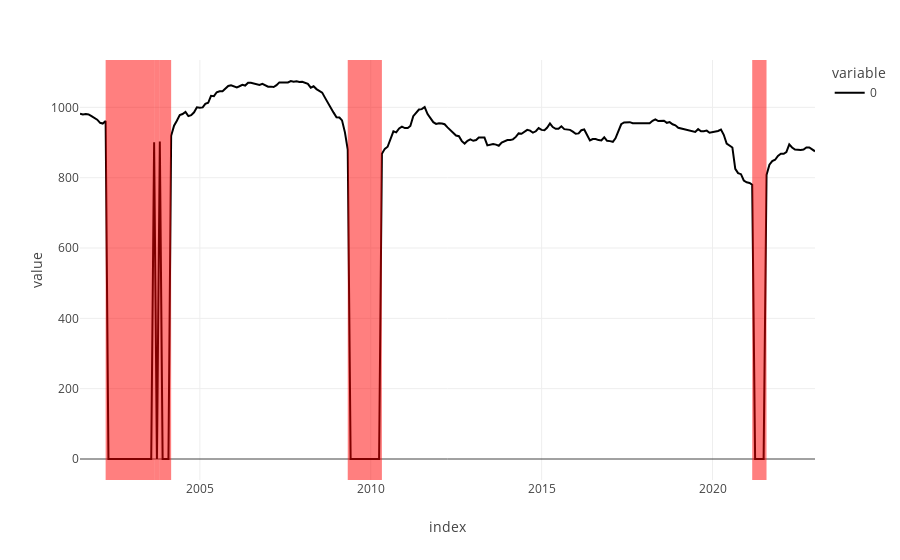

Here is the notebook cell this chart was saved with:
### Code cell
fig = px.line(na_counts)

for start, end in na_ranges.astype(str):
    print(start, type(start))
    fig.add_vrect(x0=start, x1=end, fillcolor='red', opacity=0.5, line_width=0)

fig.show()

### Figure 1 — Plotly figure (JSON) as saved in the notebook; plotly's stock layout.template omitted (floating-point values rounded to 4 significant figures; data arrays with more than 128 entries replaced by an {"elided": "..."} marker saying what was removed)
{"data": [{"hovertemplate": "variable=0<br>index=%{x}<br>value=%{y}<extra></extra>", "legendgroup": "0", "line": {"color": "#000001", "dash": "solid"}, "marker": {"symbol": "circle"}, "mode": "lines", "name": "0", "orientation": "v", "showlegend": true, "type": "scatter", "x": {"elided": "259 str values"}, "xaxis": "x", "y": {"elided": "259 int values"}, "yaxis": "y"}], "layout": {"legend": {"title": {"text": "variable"}, "tracegroupgap": 0}, "margin": {"t": 60}, "shapes": [{"fillcolor": "red", "line": {"width": 0}, "opacity": 0.5, "type": "rect", "x0": "2002-03-31T00:00:00.000000000", "x1": "2003-08-31T00:00:00.000000000", "xref": "x", "y0": 0, "y1": 1, "yref": "y domain"}, {"fillcolor": "red", "line": {"width": 0}, "opacity": 0.5, "type": "rect", "x0": "2003-08-31T00:00:00.000000000", "x1": "2003-10-31T00:00:00.000000000", "xref": "x", "y0": 0, "y1": 1, "yref": "y domain"}, {"fillcolor": "red", "line": {"width": 0}, "opacity": 0.5, "type": "rect", "x0": "2003-10-31T00:00:00.000000000", "x1": "2004-02-29T00:00:00.000000000", "xref": "x", "y0": 0, "y1": 1, "yref": "y domain"}, {"fillcolor": "red", "line": {"width": 0}, "opacity": 0.5, "type": "rect", "x0": "2009-04-30T00:00:00.000000000", "x1": "2010-04-30T00:00:00.000000000", "xref": "x", "y0": 0, "y1": 1, "yref": "y domain"}, {"fillcolor": "red", "line": {"width": 0}, "opacity": 0.5, "type": "rect", "x0": "2021-02-28T00:00:00.000000000", "x1": "2021-07-31T00:00:00.000000000", "xref": "x", "y0": 0, "y1": 1, "yref": "y domain"}], "xaxis": {"anchor": "y", "domain": [0, 1], "title": {"text": "index"}}, "yaxis": {"anchor": "x", "domain": [0, 1], "title": {"text": "value"}}}}
